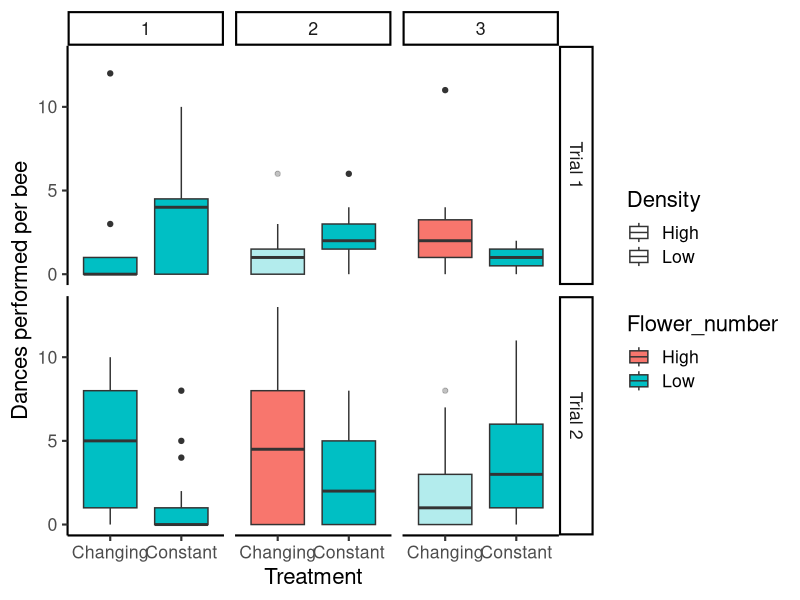
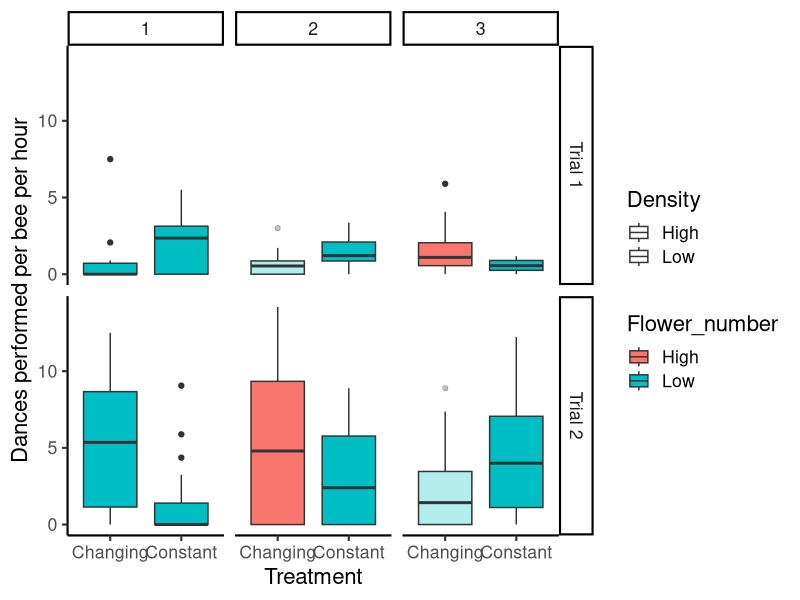
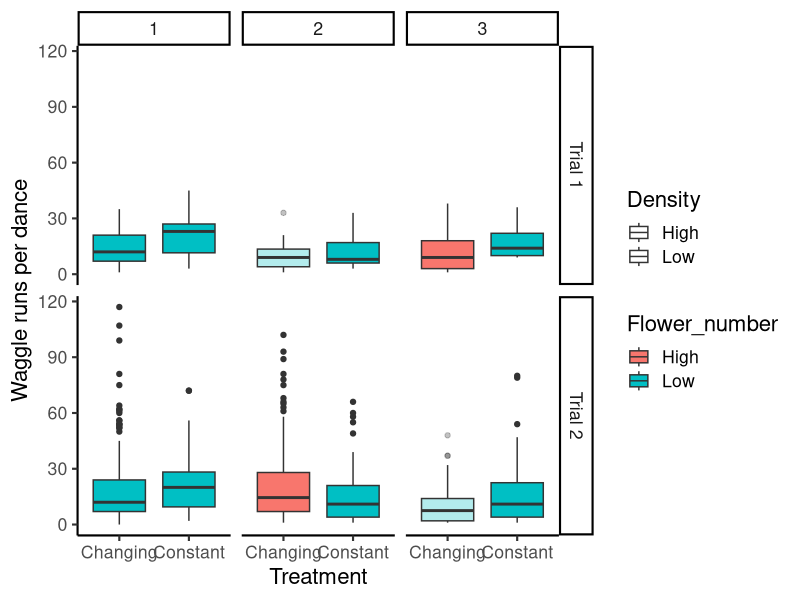
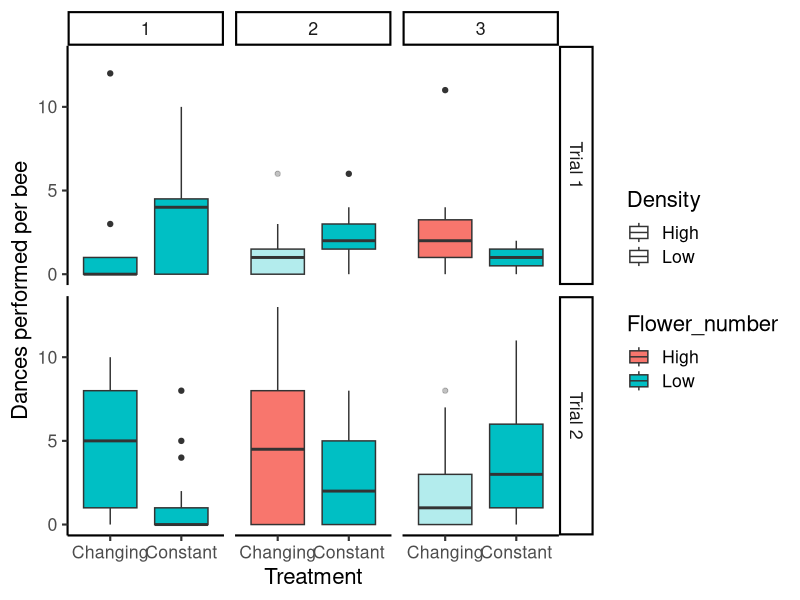
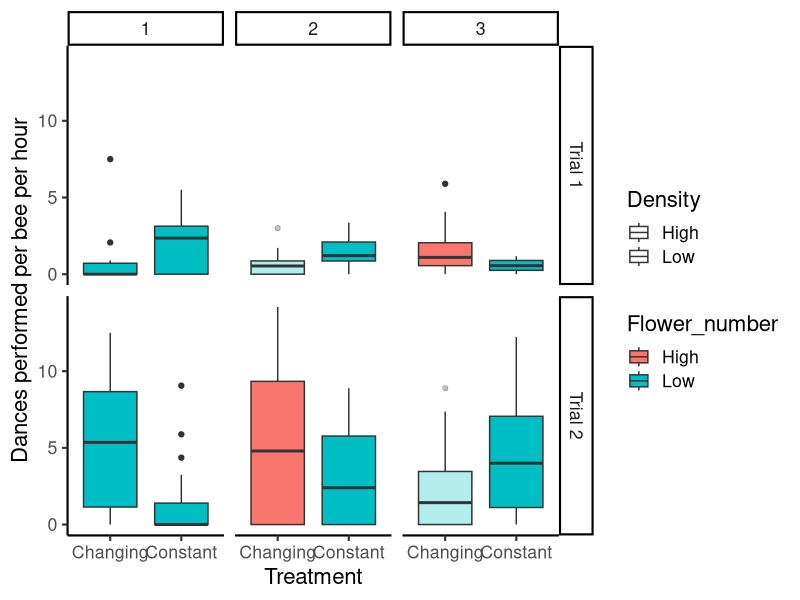
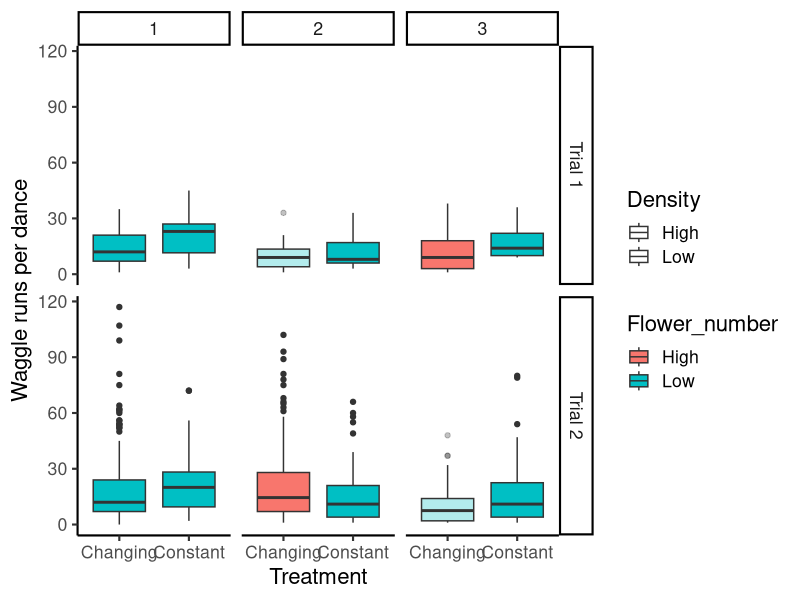

Source code (R) for these figures, in order:
## ---- chunk 1
library(knitr) 
opts_knit$set(root.dir = normalizePath('../'))
## ---- chunk 2
library("tidyverse")
## ---- chunk 3
# This file has one row per dance
dances_df <- read.csv("cleaned_data/all_dances.csv")

# This file has one row per uniquely-IDed bee
bees_df <- read.csv("cleaned_data/per_bee_summary.csv")

## ---- chunk 4
# Helper function
add_info <- . %>%
  # Add standardized "Day" variable for each trial
  mutate(Day = "0") %>% # initialize Day
  mutate(Day = ifelse(Date %in% c("6/15/22","7/18/22"), "1", Day)) %>%
  mutate(Day = ifelse(Date %in% c("6/16/22","7/19/22"), "2", Day)) %>%
  mutate(Day = ifelse(Date %in% c("6/17/22","7/20/22"), "3", Day)) %>%
  # Add Constant/Changing based on trial and scent info
  mutate(Treatment = "Null") %>% # initialize treatment
  mutate(Treatment = ifelse(Colony == "C" & Scent == "Clove", "Changing", Treatment)) %>%
  mutate(Treatment = ifelse(Colony == "C" & Scent == "Peppermint", "Constant", Treatment)) %>%
  mutate(Treatment = ifelse(Colony == "7B" & Scent == "Clove", "Constant", Treatment)) %>%
  mutate(Treatment = ifelse(Colony == "7B" & Scent == "Peppermint", "Changing", Treatment)) %>%
  # add trial number based on colony
  mutate(Trial = ifelse(Colony == "C", "Trial 1", "Trial 2"))
## ---- chunk 5
bees_df <- add_info(bees_df)

dances_df <- add_info(dances_df)
## ---- chunk 6
if (!dir.exists("figures")){
  dir.create("figures")
}
## ---- chunk 7
bees_df %>%
  ggplot(aes(x = Treatment, y = Dances, fill = Flower_number, alpha = Density)) +
  geom_boxplot() +
  scale_alpha_manual(values = c(1, 0.3)) +
  labs(y = "Dances performed per bee") +
  facet_grid(Trial~Day) +
  theme_classic(base_size = 16)

ggsave("figures/Boxplot_dances_per_bee.jpg", 
       device="jpeg",
       width = 10,
       height = 8,
       units = "in",
       dpi = 300)
## ---- chunk 8
bees_df %>%
  ggplot(aes(x = Treatment, y = Dance_rate, fill = Flower_number, alpha = Density)) +
  geom_boxplot() +
  scale_alpha_manual(values = c(1, 0.3)) +
  labs(y = "Dances performed per bee per hour") +
  facet_grid(Trial~Day)+
  theme_classic(base_size = 16)

ggsave("figures/Boxplot_dance_rate_per_bee.jpg", 
       device="jpeg",
       width = 10,
       height = 8,
       units = "in",
       dpi = 300)
## ---- chunk 9
dances_df %>%
  ggplot(aes(x = Treatment, y = Total_runs, fill = Flower_number, alpha = Density)) +
  geom_boxplot() +
  scale_alpha_manual(values = c(1, 0.3)) +
  labs(y = "Waggle runs per dance") +
  facet_grid(Trial~Day)+
  theme_classic(base_size = 16)

ggsave("figures/Boxplot_waggle_runs_per_dance.jpg", 
       device="jpeg",
       width = 10,
       height = 8,
       units = "in",
       dpi = 300)
